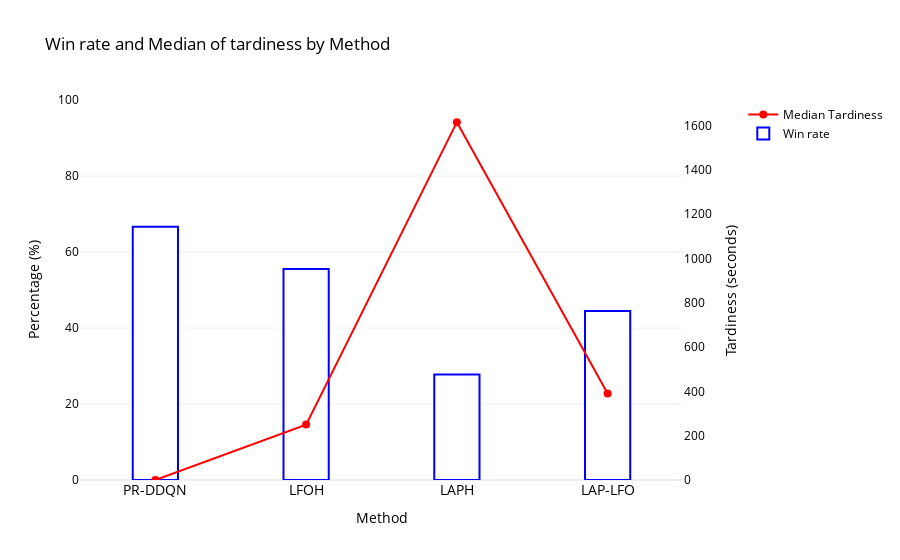

Here is the notebook cell this chart was saved with:
### Code cell
import pandas as pd
import plotly.graph_objects as go

# Calculate median tardiness for each method
median_values = df.groupby('Method')['Tardiness'].median().reset_index()

# Calculate the minimum tardiness within each group defined by InstanceID and ScenarioID
grouped = df.groupby(['InstanceID', 'ScenarioID'])

# Initialize a counter for each method
method_min_counts = pd.Series(0, index=df['Method'].unique())

# Count the minimum occurrences per method in each group
for name, group in grouped:
    min_tardiness = group['Tardiness'].min()
    min_methods = group[group['Tardiness'] == min_tardiness]['Method'].unique()
    for method in min_methods:
        method_min_counts[method] += 1

# Convert the counts to a DataFrame
min_counts = method_min_counts.reset_index()
min_counts.columns = ['Method', 'Count']

# Total number of InstanceID and ScenarioID combinations
total_combinations = len(grouped)

# Calculate the percentage
min_counts['Percentage'] = (min_counts['Count'] / total_combinations) * 100

# Reorder median values and min percentages according to the specified order
median_values['Method'] = pd.Categorical(median_values['Method'], categories=method_order, ordered=True)
median_values = median_values.sort_values('Method')

min_counts['Method'] = pd.Categorical(min_counts['Method'], categories=method_order, ordered=True)
min_counts = min_counts.sort_values('Method')

# Create the combined plot
fig = go.Figure()

# Add line plot for median values (add this first to ensure it's on top)
fig.add_trace(go.Scatter(
    x=median_values['Method'],
    y=median_values['Tardiness'],
    mode='lines+markers',
    line=dict(color='red'),
    marker=dict(color='red', size=8),
    name='Median Tardiness',
    yaxis='y2'
))

# Add bar plot for percentage of minimum values
fig.add_trace(go.Bar(
    x=min_counts['Method'],
    y=min_counts['Percentage'],
    name='Win rate',
    marker=dict(color='white', line=dict(color='blue', width=2)),
    width=0.3  # Adjust the width of the columns to make them thinner
))

# Customize layout
fig.update_layout(
    title='Win rate and Median of tardiness by Method',
    xaxis_title='Method',
    yaxis=dict(
        title='Percentage (%)',
        titlefont=dict(color='black'),  # Change title font color to black
        tickfont=dict(color='black'),  # Change tick font color to black
        range=[0, 100]  # Ensure the y-axis starts at 0
    ),
    yaxis2=dict(
        title='Tardiness (seconds)',
        titlefont=dict(color='black'),  # Change title font color to black
        tickfont=dict(color='black'),  # Change tick font color to black
        overlaying='y',
        side='right',
        range=[0, median_values['Tardiness'].max() + 100],  # Ensure the y-axis starts at 0 and has a reasonable max value
        showgrid=False  # Hide the horizontal grid lines
    ),
    template='plotly_white',
    xaxis=dict(
        tickfont=dict(size=14)  # Adjust the font size of x-axis labels here
    ),
    font=dict(color='black'),  # Change the font color of the entire plot to black
    legend=dict(
        x=1.1,
        y=1,
        bgcolor='rgba(255, 255, 255, 0)',
        bordercolor='rgba(0, 0, 0, 0)'
    )
)

# Show the plot
fig.show()

### Figure 1 — Plotly figure (JSON) as saved in the notebook; plotly's stock layout.template omitted (floating-point values rounded to 4 significant figures)
{"data": [{"line": {"color": "red"}, "marker": {"color": "red", "size": 8}, "mode": "lines+markers", "name": "Median Tardiness", "type": "scatter", "x": ["PR-DDQN", "LFOH", "LAPH", "LAP-LFO"], "y": [0, 250, 1615, 390], "yaxis": "y2"}, {"marker": {"color": "white", "line": {"color": "blue", "width": 2}}, "name": "Win rate", "type": "bar", "width": 0.3, "x": ["PR-DDQN", "LFOH", "LAPH", "LAP-LFO"], "y": [66.67, 55.56, 27.78, 44.44]}], "layout": {"font": {"color": "black"}, "legend": {"bgcolor": "rgba(255, 255, 255, 0)", "bordercolor": "rgba(0, 0, 0, 0)", "x": 1.1, "y": 1}, "title": {"text": "Win rate and Median of tardiness by Method"}, "xaxis": {"tickfont": {"size": 14}, "title": {"text": "Method"}}, "yaxis": {"range": [0, 100], "tickfont": {"color": "black"}, "title": {"font": {"color": "black"}, "text": "Percentage (%)"}}, "yaxis2": {"overlaying": "y", "range": [0, 1715], "showgrid": false, "side": "right", "tickfont": {"color": "black"}, "title": {"font": {"color": "black"}, "text": "Tardiness (seconds)"}}}}
